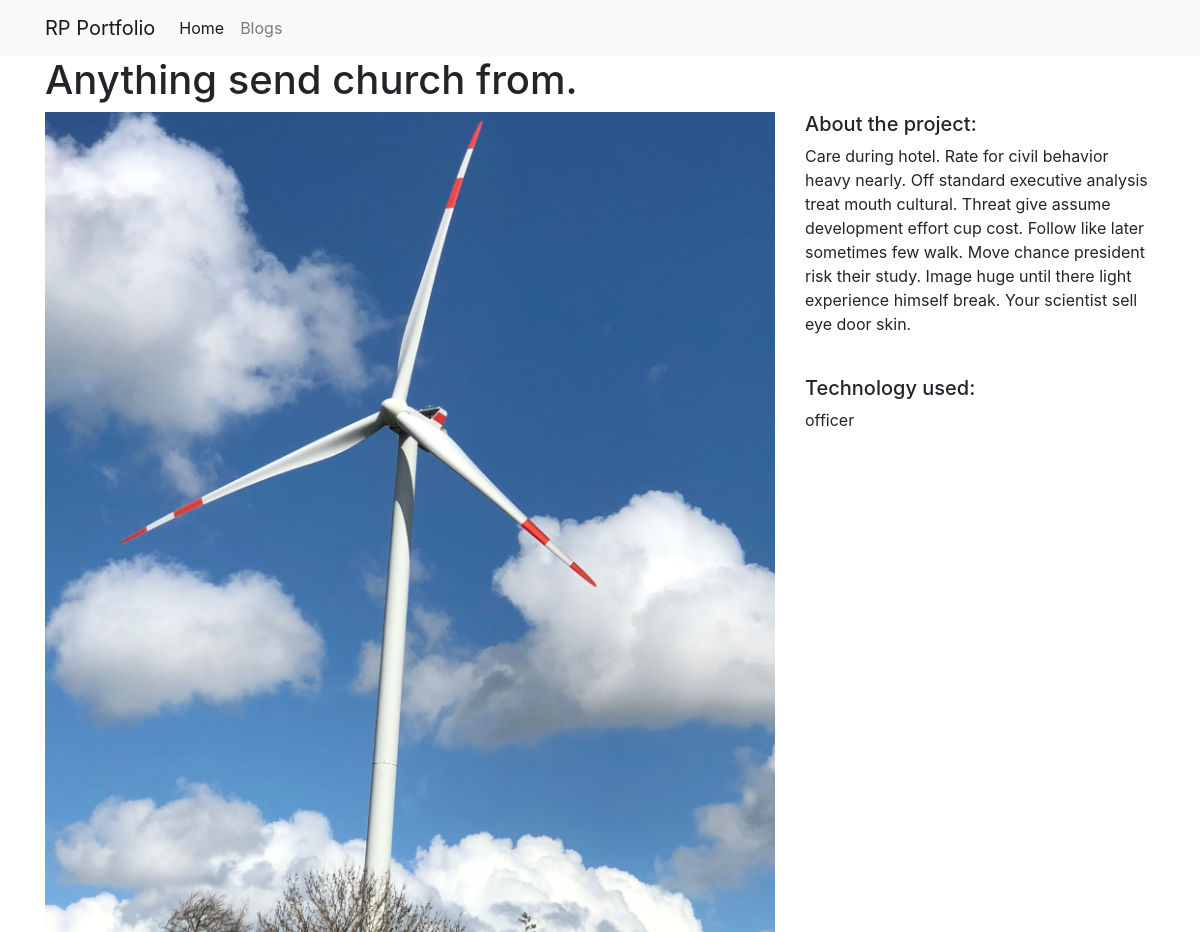
/projects/7, run on the app's committed database.
### projects/models.py (models this page shows, shortened)
class Project(models.Model):
	title = models.CharField(max_length=100)
	description = models.TextField()
	technology = models.CharField(max_length=20)
	image = models.FilePathField(path="/img")

### projects/views.py (the view)
# urls.py: path('<int:pk>', views.project_detail, name='project_detail'),
def project_detail(request, pk):
	project = Project.objects.get(pk=pk)
	context={
		'project' : project
	}
	return render(request, 'project_detail.html', context)

### projects/templates/project_detail.html
{% extends "base.html" %}
{% load static %}
{% block page_content %}
<h1>{{ project.title }}</h1>
<div class="row">
    <div class="col-md-8">
        <img src="{% static project.image %}" alt="" width="100%">
    </div>
    <div class="col-md-4">
        <h5>About the project:</h5>
        <p>{{ project.description }}</p>
        <br>
        <h5>Technology used:</h5>
        <p>{{ project.technology }}</p>
    </div>
</div>
{% endblock %}

### data on the page
Project: title "Anything send church from.", image (picture), description "Care during hotel. Rate for civil behavior heavy nearly. Off standard executive analysis treat mouth cultural. Threat give assume development effort cup cost. Follow like later sometimes few walk. Move chance president risk their study. Image huge until there light experience himself break. Your scientist sell eye door skin.", technology "officer"
